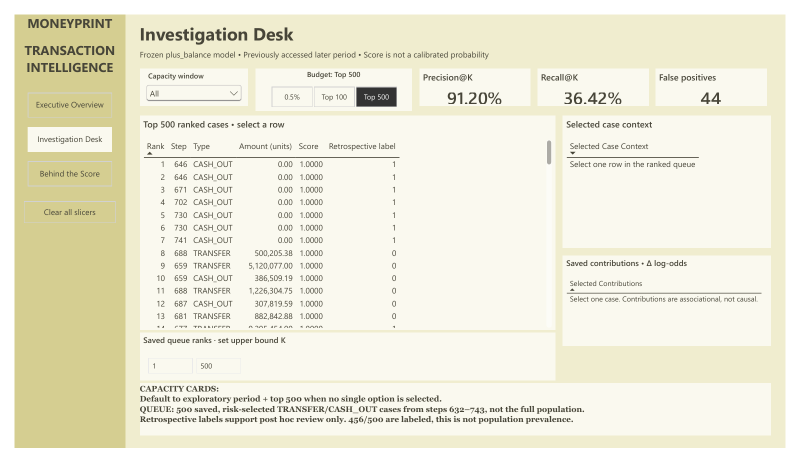
#> input picture powerbi/screenshots/investigation.png, 1600 x 926 px, given in place of UX_reopened_overview.jpg, which was not available (shown at 1/2 size)
$ python document_interactivity.py
#> lines starting #> are read from the running program, lines starting #| are printed output that depends on the picture
from pathlib import Path
import json,hashlib,shutil
from PIL import Image
R=Path(__file__).parent
record=json.loads((R/'UX_VERIFICATION.json').read_text())
#> (reads powerbi/UX_VERIFICATION.json from the repository)
record['desktop_pbix_reopen_verified']=True
record['desktop_checks_passed']=['All five native type tooltips reconciled to population summary','All three metrics, dynamic title and number formats','All/single/multiple selection indicators and slicer reset','Three navigation destinations, rose hover and persistent current page','Top 100/500 single selection; Fold 1/2; default reset; queue unaffected','Rank 8 context and contributions, repeated in reopened PBIX','Reliability Fold 3 selection and clearing; all pages reopened']
for n in ['UX_VERIFICATION.json','PBIX_VERIFICATION.json']:
 if n=='PBIX_VERIFICATION.json':shutil.copy2(R/n,R/'backups/interactivity_before_20261012'/n)
 (R/n).write_text(json.dumps(record,indent=2),encoding='utf-8')
#> this loop made 2 passes; (reads powerbi/PBIX_VERIFICATION.json from the repository)
for n,label in [('overview','01_overview'),('investigation','02_investigation'),('reliability','03_reliability')]:
 p=R/'screenshots'/('UX_reopened_'+n+'.jpg')
 Image.open(p).crop((54,160,1129,765)).resize((1280,720),Image.Resampling.LANCZOS).save(R/'screenshots'/('UX_'+label+'.png'))
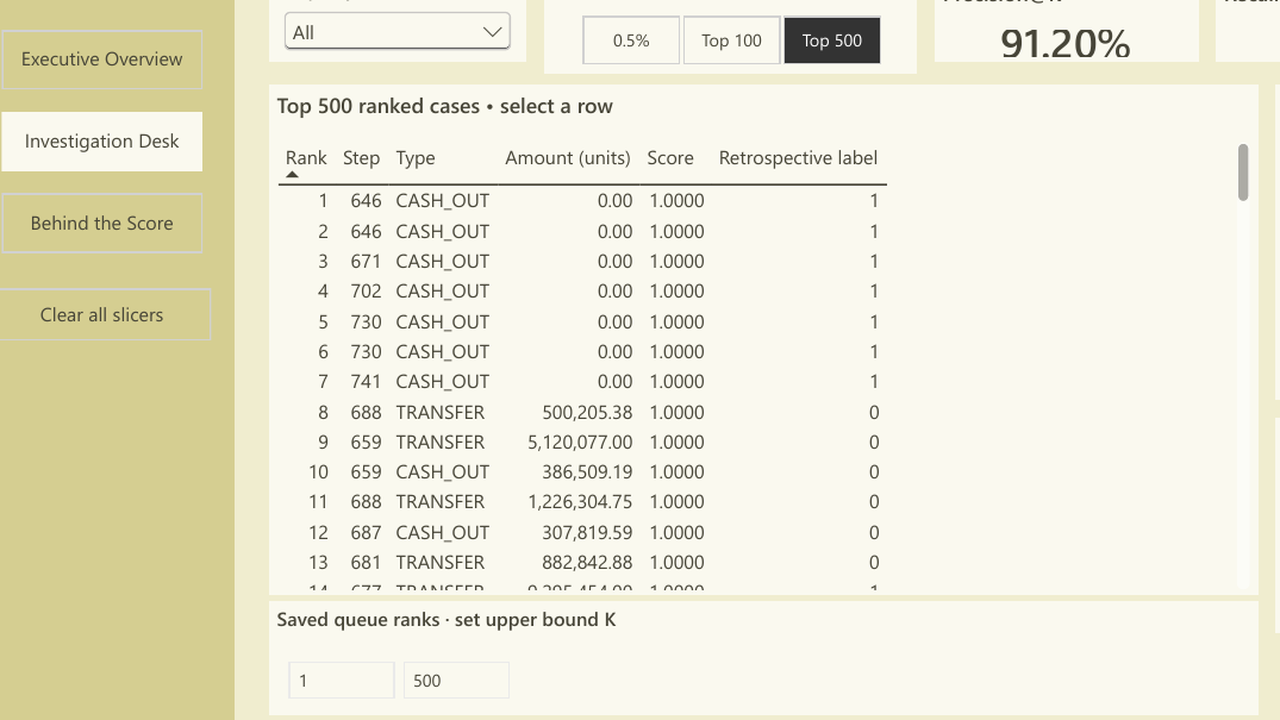
#> saved as UX_01_overview.png: PIL image 1280x720 RGB; mean R, G, B 237.2, 235.1, 215.3
#> pass 2 of the loop `for n,label in [('overview','01_overview'),('investigation','02_invest..`:
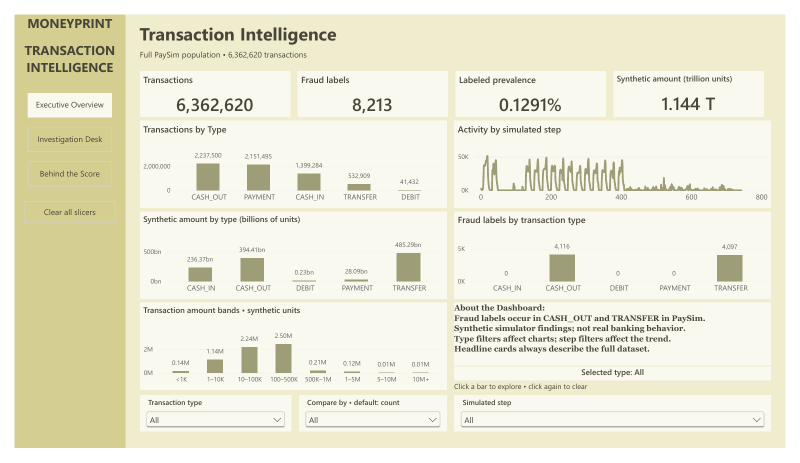
#> input picture powerbi/screenshots/overview.png, 1600 x 926 px, given in place of UX_reopened_investigation.jpg, which was not available (shown at 1/2 size)
#> `Image.open(p).crop((54,160,1129,765)).resize((1280,720),Image.Resampli..`:
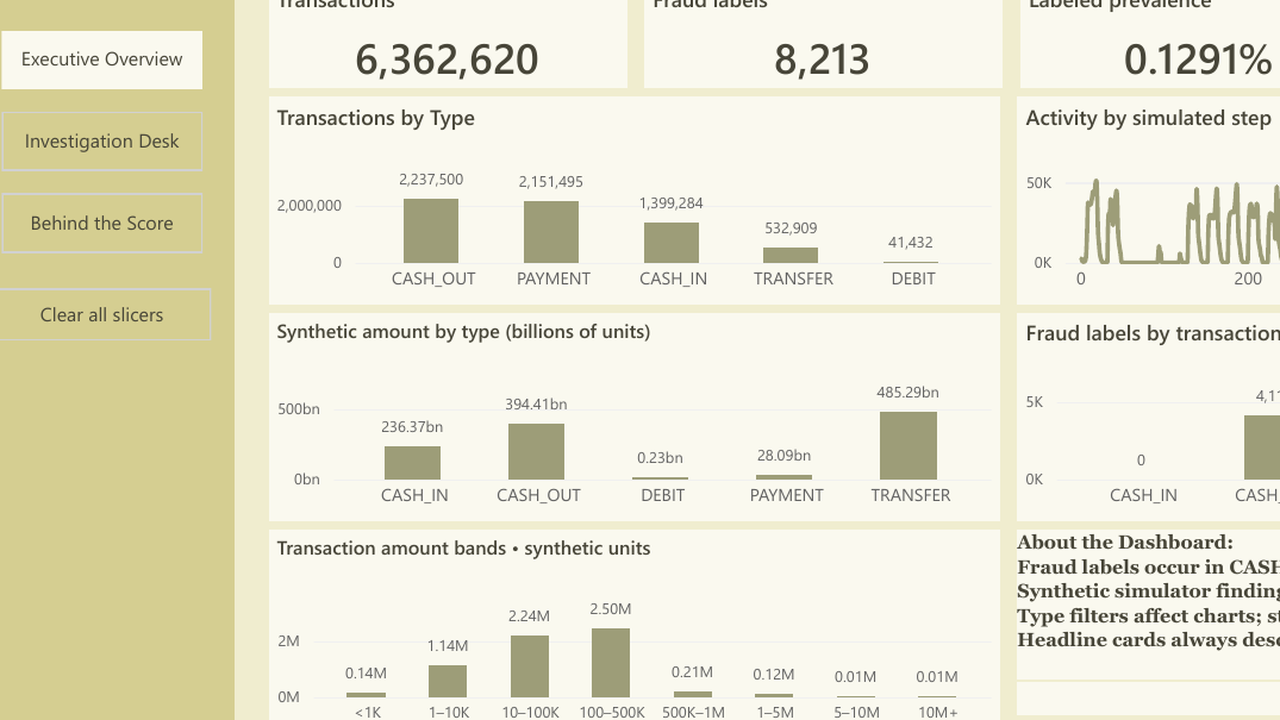
#> saved as UX_02_investigation.png: PIL image 1280x720 RGB; mean R, G, B 234.1, 232, 211.3

qa='''# MONEYPRINT interactivity and UX QA

Verified in Power BI Desktop on 2026-10-12, including the reopened delivered `MONEYPRINT.pbix`.

## Delivered file

460,982 bytes; SHA-256 `3a3284e79055001ec58e863f870ca5e13d65ed0b22569c963ceec021d8ce5bc6`. Three original 1280 × 720 pages, 54 in-bounds visual containers, ZIP integrity passed. Standalone PBIX saved in Desktop and reopened in a separate instance. All three reopened pages rendered without errors. Main PBIP/report/semantic-model files synchronized; `interactivity/` retains the verified candidate project and PBIX.

## Enhancement checks

| Feature | Actual Desktop result |
| --- | --- |
| Rich tooltips | Native visual tooltips on the three type charts. All five types tested using Desktop's Ctrl+H tooltip shortcut after selecting a data point. Exact counts, full-population shares, raw synthetic amounts, fraud labels and type-specific rates matched frozen summaries. No investigation-case denominators. |
| Navigation feedback | Dusty rose hover appeared on all three navigation targets and reset. All three destinations activated; selected page retained its cream fill and rose outline. Reset remained functional on every page. Native pressed formatting inspected; transient held mouse-down appearance was not captured. |
| Metric switch | Transaction count, synthetic amount and fraud count all changed the primary chart and its title correctly. Amount chart uses billions to two decimals; count/fraud formats remain whole numbers. All five types preserved, including zero-fraud types. Fixed population KPIs unchanged. |
| Selection indicator | All after clearing; each single bar type; single slicer type; CASH_OUT + TRANSFER showed Multiple. Related charts retained native cross-highlighting. Reset returned All. |
| Budget controls | Native tiles 0.5%, Top 100 and Top 500; single selection, active tile styling, and separate context-responsive caption. Top 100 replaced Top 500 and vice versa. Default caption explicitly says Top 500 (default) after reset. Capacity window and budget filter the capacity fact; exploratory queue unchanged. |
| Capacity values | Exploratory Top 100: 90.00% precision, 7.19% recall, 10 FP. Top 500: 91.20%, 36.42%, 44 FP. Fold 1 Top 500: 64.20%, 30.28%, 179. Fold 2 Top 500: 82.60%, 35.73%, 87. Top 100/500 switching repeated successfully after delivered PBIX reopened. |
| Case interaction | Rank 8: step 688, TRANSFER, amount 500,205.38, pre-balance 1.00, ratio 500205.375, score 1.0000. Contributions +38.01, −15.92, +11.98. Repeated after PBIX reopen. |
| Reliability | Original content definitions unchanged apart from sidebar button styling. Four folds, four ablations and five windows rendered. Fold 3 filtered to 99.65% ROC-AUC/84.20% PR-AUC; clearing restored all folds. Reopened page rendered correctly. |
| Layout | Overview checked at full desktop fit and reduced fit; three-page grid preserved. Selector occupies part of bottom slicer row; explanatory text fits above indicator/hint. Budget controls fit existing top row. No new chart/category or control scrollbars; long case queue retains necessary vertical scrolling. |
| Population | Exact 6,362,620 transactions, 8,213 labels, 0.1291% prevalence; 1.144 T synthetic units. |
| Integrity | All 29 protected hashes unchanged, including all 16 CSV exports and frozen evidence. Original 15 relationships byte-identical to current-project baseline. Disconnected selector adds only three UI metadata rows. No model training/export regeneration. |

## Exact tooltip evidence

| Type | Transactions | Population share | Synthetic amount | Fraud labels | Type fraud rate |
| --- | ---: | ---: | ---: | ---: | ---: |
| CASH_OUT | 2,237,500 | 35.17% | 394,412,995,224.49 | 4,116 | 0.1840% |
| TRANSFER | 532,909 | 8.38% | 485,291,987,263.17 | 4,097 | 0.7688% |
| PAYMENT | 2,151,495 | 33.81% | 28,093,371,138.37 | 0 | 0.0000% |
| CASH_IN | 1,399,284 | 21.99% | 236,367,391,912.46 | 0 | 0.0000% |
| DEBIT | 41,432 | 0.65% | 227,199,221.28 | 0 | 0.0000% |

## Evidence and limitations

`screenshots/UX_01_overview.png`, `UX_02_investigation.png`, `UX_03_reliability.png` are cropped actual captures of the reopened primary PBIX. `UX_tooltip_*.jpg`, `UX_metric_amount.jpg`, `UX_metric_fraud.jpg`, `UX_selection_multiple.jpg`, `UX_navigation_hover.jpg`, and `UX_budget_Top100.jpg` retain interaction evidence.

Native tooltips were chosen to preserve exactly three pages. The metric switch uses a supported disconnected selector + numeric SWITCH method, with dynamic format strings; no field parameter was necessary. All is a documented count fallback for the metric selector and exploratory Top 500 fallback for cleared capacity controls.

One manual visual check remains: hold the mouse down on a navigation/reset button to inspect its transient pressed appearance. Live hover, persistent page indication and button actions passed. The automation has no held mouse-down screenshot operation; native state fields were checked in Desktop, but this transient rendering is not claimed as captured/verified. No other functional failures were found in the focused checks.

Automatic approval review rejected applying external changes while Desktop might have unsaved state. Cancelled the overwrite, preserved file copies, saved application state, then closed/reopened a saved isolated candidate. No application edits were discarded. Original byte-exact PBIX and subsequently saved original state are retained in `backups/interactivity_before_20261012/`.

Synthetic PaySim findings remain exploratory; risk scores are not calibrated probabilities and contributions are associational.
'''
(R/'VISUAL_QA_REPORT.md').write_text(qa,encoding='utf-8')
handover='''# MONEYPRINT final handover — interactivity enhancement

Open `C:/Users/user4/Desktop/MONEYPRINT/powerbi/MONEYPRINT.pbix`. The enhanced standalone PBIX was saved in Power BI Desktop, reopened, and inspected on all three original pages.

## Delivery

- 460,982 bytes; SHA-256 `3a3284e79055001ec58e863f870ca5e13d65ed0b22569c963ceec021d8ce5bc6`.
- Executive Overview, Investigation Desk, Behind the Score; each 1280 × 720; 54 visual containers within bounds.
- `MONEYPRINT.pbip`, `.Report/`, `.SemanticModel/` synchronized. `interactivity/MONEYPRINT_UX.pbip` and `.pbix` retain the verified source/candidate.
- Population totals unchanged: 6,362,620 transactions; 8,213 labels; 0.1291% prevalence; 1.144 trillion synthetic amount units.

## Five enhancements delivered

1. Three Overview type charts have native hover tooltips with exact transactions, population share, synthetic amount, fraud labels and type fraud rate. All five transaction types reconciled in Desktop.
2. Sidebar navigation and reset have dusty rose hover feedback. Current page retains a persistent cream fill/rose outline. Native pressed colors configured; held mouse-down appearance needs one manual visual check.
3. Compact Compare by dropdown switches the primary type chart between transactions, amount in billions, and fraud count. Title/number formats change with the metric. All means the documented count default; KPIs remain fixed.
4. Overview adds a click hint and an accurate All/single/Multiple selection indicator. Existing cross-highlighting remains functional.
5. Investigation uses native single-select budget tiles for Top 100, Top 500 and the existing 0.5% alert-rate budget. Active budget and cleared Top 500 fallback have a dynamic caption. Window selection remains independent of the exploratory queue.

## Model additions and scope

Nine DAX measures in executive_kpi_summary: Type Transactions, Type Share of Population, Type Synthetic Amount, Type Fraud Labels, Type Fraud Label Rate, Selected Type Label, Comparison Value, Comparison Title, Budget Status. Comparison Value remains numeric, with a dynamic format string. A disconnected three-row `ux_metric_selector` Power Query metadata table supports the SWITCH measure. Capacity measures add an ambiguity guard for explicitly filtered multi-budget contexts.

No new CSV/source data. Amount display divides by one billion once in the switching chart; tooltips retain raw synthetic units. Population share denominator removes type filters over the full summary; fraud rate divides each type's population fraud count by its population transaction count. The 500 selected cases are never used for these rates.

All 16 export CSVs and all 29 protected files retain original hashes. Frozen model/evidence unchanged; no training or export generation. Original 15 relationships unchanged. Reliability content unchanged apart from the requested sidebar formatting.

## Verification

Passed all five type tooltips; three metrics/title/format switching; All/single/Multiple indicators; three navigation targets; reset on every page; Top 100/500, Fold 1/2 comparisons; rank-8 details/contributions; Fold 3 reliability filtering/clearing. Delivered PBIX reopened successfully and all three pages inspected; Top 100/500 and selected case repeated after reopen.

Exploratory Top 100 = 90.00% precision, 7.19% recall, 10 FP; Top 500 = 91.20%, 36.42%, 44. Fold 1 Top 500 = 64.20%, 30.28%, 179; Fold 2 = 82.60%, 35.73%, 87. Clear controls resolves to exploratory Top 500 and ranks 1–500. A selected budget/window never rescopes the saved exploratory case queue.

`VISUAL_QA_REPORT.md` contains exact values, results, screenshots and the pressed-state verification limitation. `UX_VERIFICATION.json` and `PBIX_VERIFICATION.json` contain current file/integrity results. Real reopened-report screenshots: `screenshots/UX_01_overview.png`, `UX_02_investigation.png`, `UX_03_reliability.png`; interaction JPGs are retained beside them.

## Backups and maintenance

Current pre-enhancement PBIX: `backups/interactivity_before_20261012/MONEYPRINT.pbix`, SHA-256 `01c40259c075dbb0fbaa8357e48725b94f1020c2ec7f9c91b639d4c7a9604f6c`. Subsequent original Desktop save before replacement is also retained. Current original project exported from PBIX is in `backups/interactivity_current_project/`; previous handover/QA files and earlier repair backups remain.

Desktop authoring buttons require Ctrl+click (keyboard activation was used in QA). The long queue retains necessary vertical scrolling. Refresh uses existing local export paths. Do not run the old build/repair scripts over this final project; development scripts are retained as change records, not an idempotent rebuild command.

Only remaining manual check: held mouse-down pressed appearance. Hover, selected page, actions and core data interactions were confirmed. PaySim is synthetic; later evaluation is exploratory; scores are uncalibrated and contributions do not establish causality or production performance.
'''
(R/'FINAL_HANDOVER.md').write_text(handover,encoding='utf-8')
with (R/'POWER_BI_BUILD_GUIDE.md').open('a',encoding='utf-8') as f:
 f.write('\n\n## Final interactivity update\n\nThe current deliverable includes nine UX measures, a disconnected three-row selector, native visual tooltips, budget tiles and selection labels. See FINAL_HANDOVER.md and VISUAL_QA_REPORT.md for the final definitions and validation. Use the synchronized main PBIP or the interactivity candidate for future work; the old builder/repair scripts are historical and must not be run over the final report. One manual held mouse-down pressed-state visual check remains.\n')
#> (the run stopped early here; a loop or call above may not have finished)
